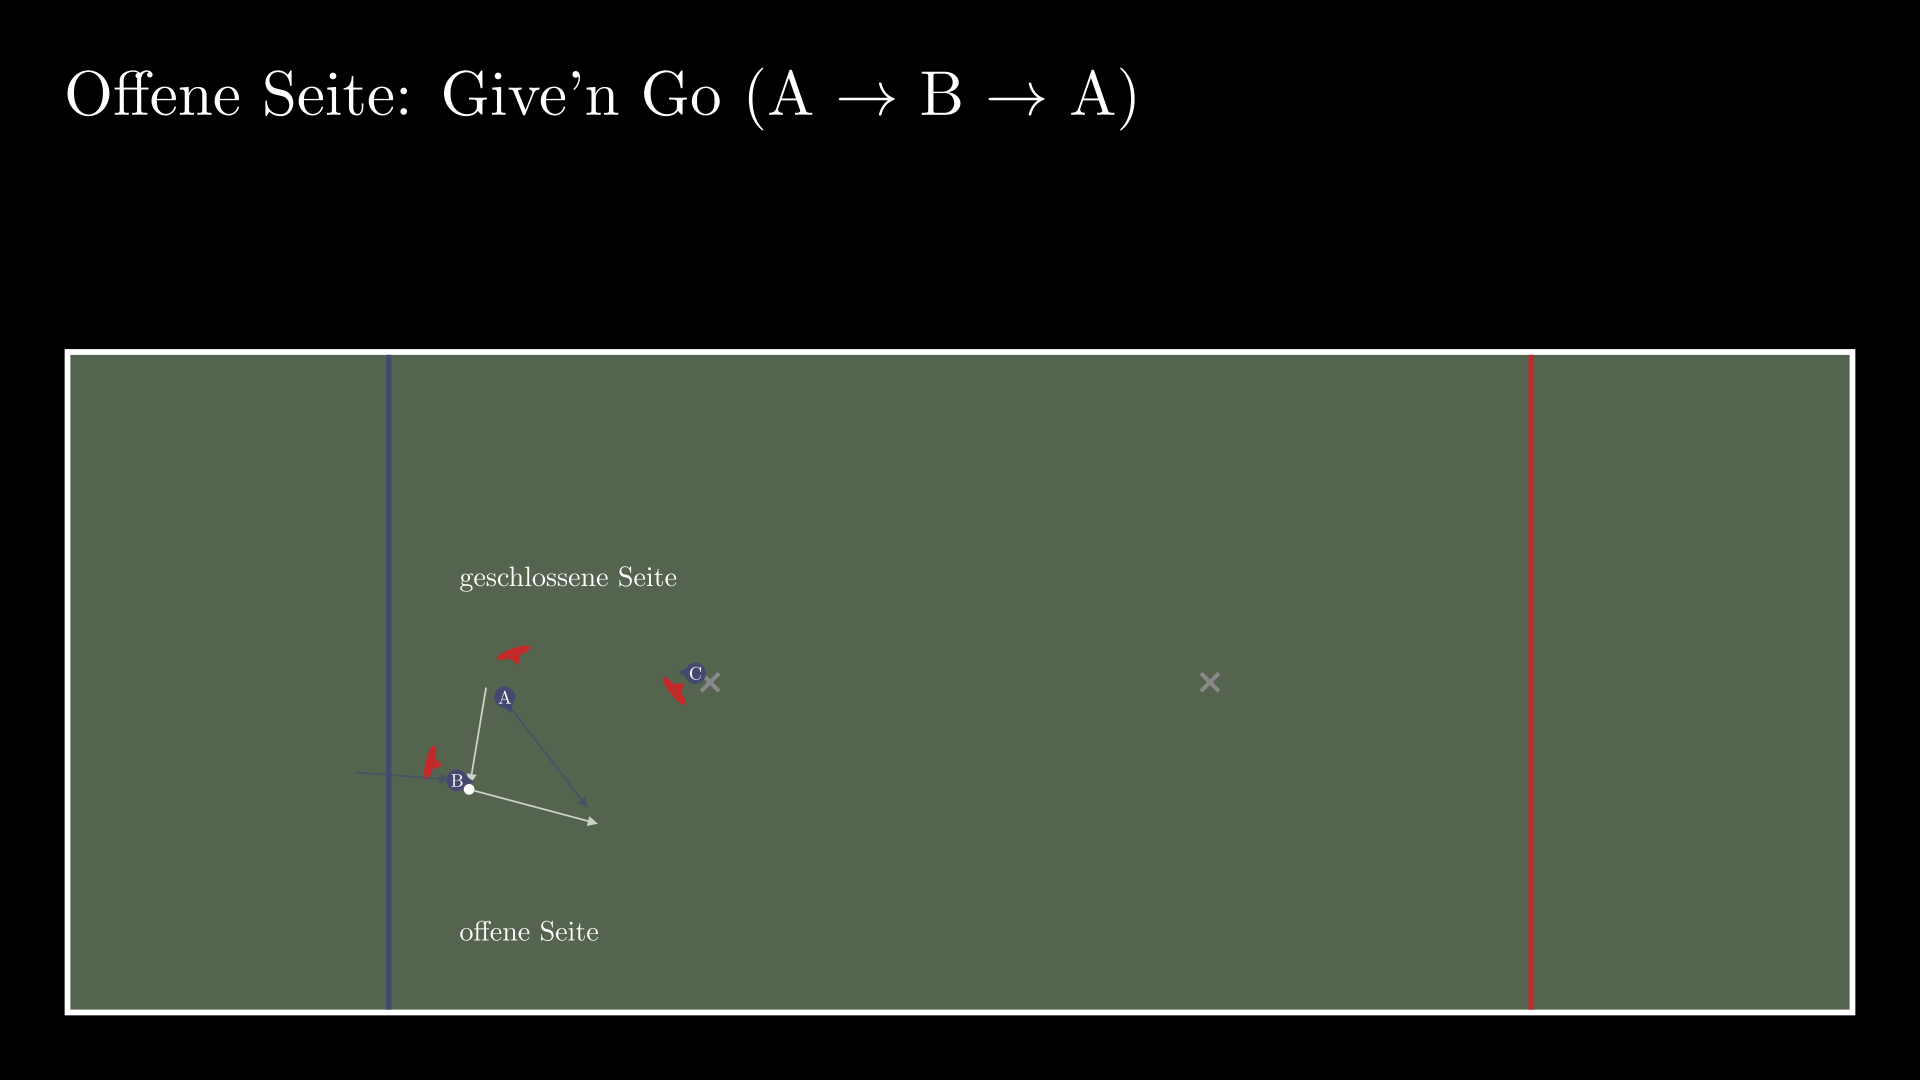

Recreate this plot in Python.
from manim_animations import create_movie
from scenes import UltimateScene
from manim import *


class Thumbnail(UltimateScene):
    def construct(self):
        f, s = self.prepare()
        self.write(r"Offene Seite: Give'n Go (A $\rightarrow$ B $\rightarrow$ A)", animate=False)
        f.add(Tex("geschlossene Seite", font_size=20).move_to(f.cs.c2p([[12, 22]]), UL))
        f.add(Tex("offene Seite", font_size=20).move_to(f.cs.c2p([[33, 22]]), DL))
        player_labels = dict(o1="A", o2="B", o3="C")
        [f.get_player(name).set_label_text(label) for name, label in player_labels.items()]
        f.load_state(s[1])
        self.add(f.get_arrows(s[0], s[1], players="o2"))
        self.add(f.get_arrows(s[1], s[2], players="o1"))
        self.add(f.get_disc_arrow(s[0], s[1]))
        self.add(f.get_disc_arrow(s[1], s[2]))


class Play1(UltimateScene):
    def construct(self):
        f, s = self.prepare()
        player_labels = dict(o1="A", o2="B", o3="C")
        [f.get_player(name).set_label_text(label) for name, label in player_labels.items()]
        self.write(r"Offene Seite: Give'n Go (A $\rightarrow$ B $\rightarrow$ A)", animate=False)
        self.write_small("Durchlauf")
        self.wait()
        f.transition(s[1], run_time=1, linear_end=True, disc_delay=0, o_delay=0.1, floating=False)
        f.transition(s[2], run_time=1, linear_start=True)
        self.wait()
        f.transition(s[0], run_time=0.3)
        self.write_small("Pass auf die offene Seite wird gespielt")
        self.wait()
        f.transition(s[1], run_time=1)
        self.write_small("A ist auf der offenen Seite automatisch frei.")
        with f.arrows(s[1], s[2], players="o1"):
            self.wait()
            self.write_small("Wenn Platz auf der offenen Seite: Immer hinterher laufen!")
            self.wait(2)
            f.transition(s[2], run_time=1)
        self.wait(2)


def render_scene():
    create_movie(Thumbnail, debug=False, hq=True)
    create_movie(Play1, debug=False, hq=True)


if __name__ == "__main__":
    render_scene()
